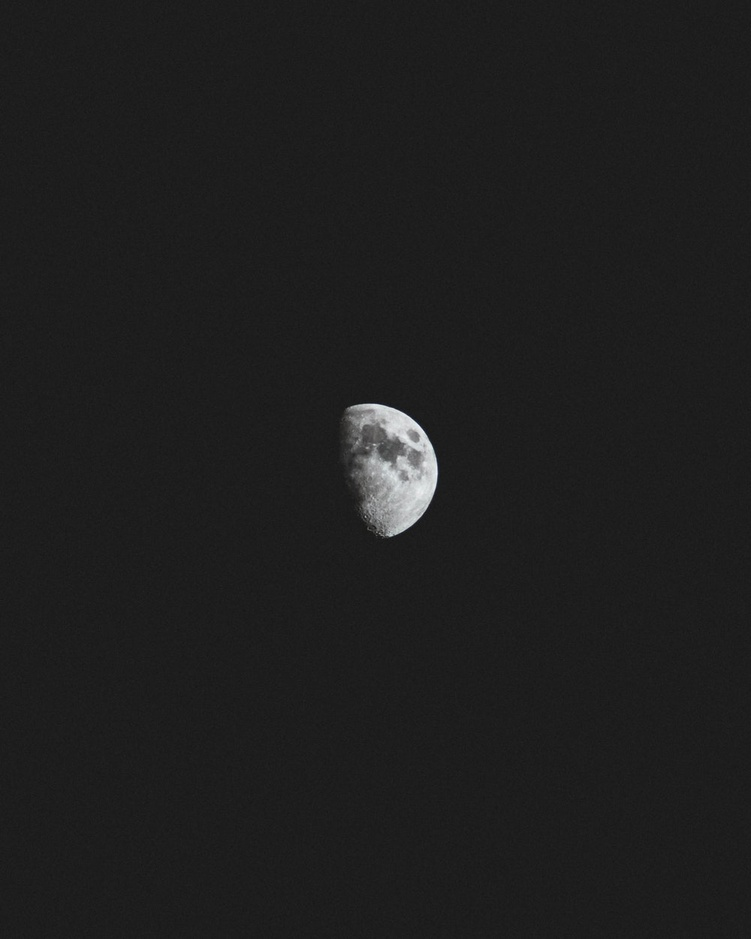
#> input picture z18_cv2_Image_transform/black.jpeg, 751 x 939 px, shrunk from 1000 x 1250 before the run
$ jupyter execute --allow-errors FourieTransform_CV2.ipynb
#> lines starting #> are read from the running program, lines starting #| are printed output that depends on the picture
[cell 1]
import numpy as np
import cv2
from matplotlib import pyplot as plt

[cell 2]
def draw_magnitude(img_name):
#> called with img_name = 'black.jpeg'
    img = cv2.imread(img_name,0)
#> img: shape (939, 751); min 20, max 244, mean 30.6

    dft = cv2.dft(np.float32(img),flags = cv2.DFT_COMPLEX_OUTPUT)
    dft_shift = np.fft.fftshift(dft)

    magnitude_spectrum = 20*np.log(cv2.magnitude(dft_shift[:,:,0],dft_shift[:,:,1]))
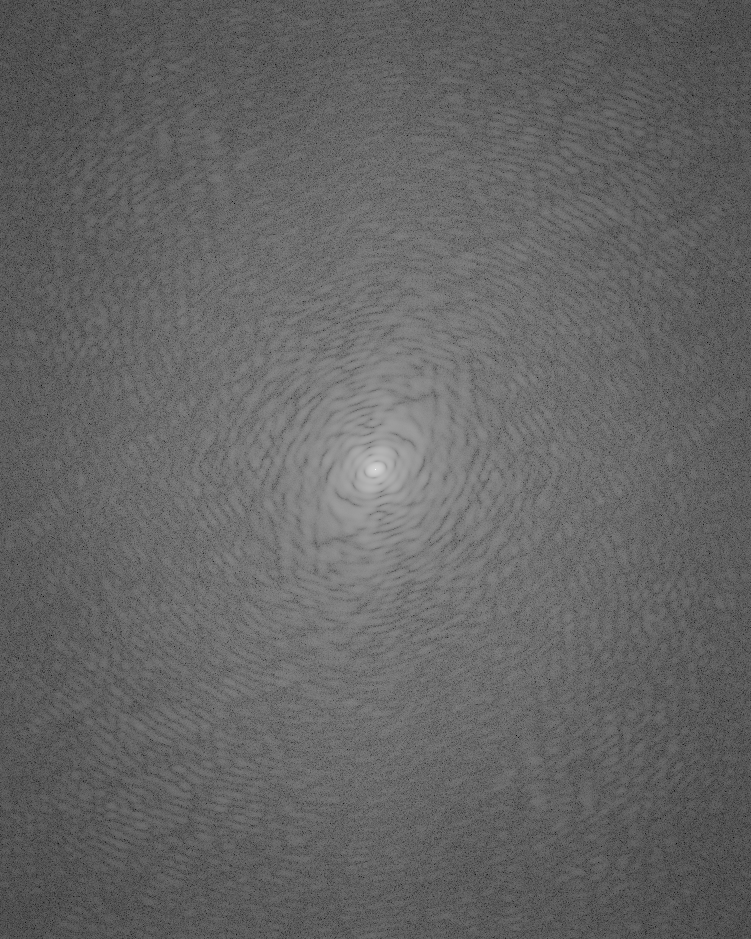
#> magnitude_spectrum: shape (939, 751) float32; min 8.55, max 337.8, mean 139.4; drawn with min black and max white

    plt.subplot(121),plt.imshow(img, cmap = 'gray')
    plt.title('Input Image'), plt.xticks([]), plt.yticks([])
    plt.subplot(122),plt.imshow(magnitude_spectrum, cmap = 'gray')
    plt.title('Magnitude Spectrum'), plt.xticks([]), plt.yticks([])
    plt.show()
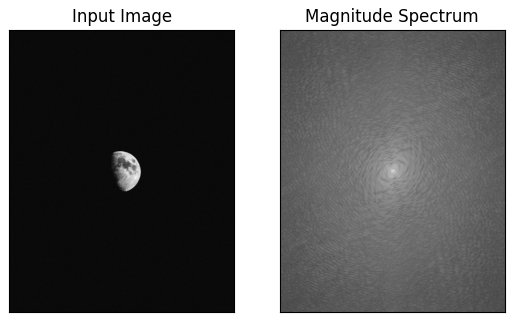
#> figure drawn by matplotlib, 2 panels

[cell 3]
draw_magnitude('black.jpeg')

[cell 4]
draw_magnitude('map-green-min.png')
#> call 2 of draw_magnitude, with img_name = 'map-green-min.png'
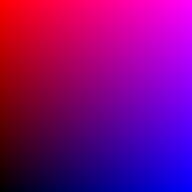
#> input picture z18_cv2_Image_transform/map-green-min.png, 192 x 192 px, shrunk from 256 x 256 before the run
#> in draw_magnitude (call 2), `img = cv2.imread(img_name,0)`:
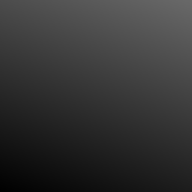
#> img: shape (192, 192); min 0, max 105, mean 52.2
#> in draw_magnitude (call 2), `magnitude_spectrum = 20*np.log(cv2.magnitude(dft_shift[:,:,0],dft_shif..`:
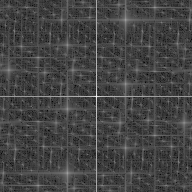
#> magnitude_spectrum: shape (192, 192) float32; min -46.44, max 289.4, mean 43.8; drawn with min black and max white

#> (a cell that did not finish here is left out)
